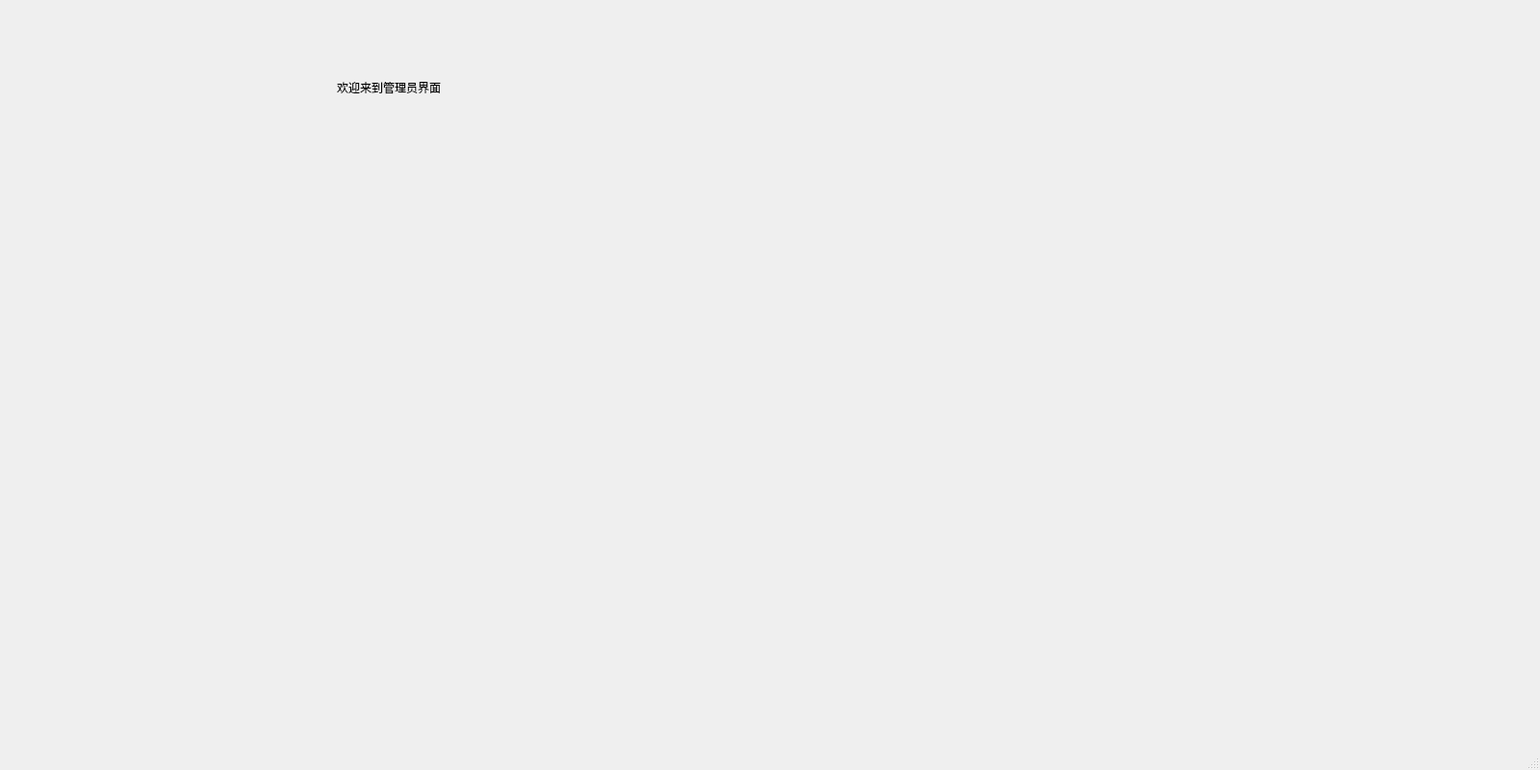
<?xml version="1.0" encoding="UTF-8"?>
<ui version="4.0">
 <class>adminHomeWindow</class>
 <widget class="QMainWindow" name="adminHomeWindow">
  <property name="geometry">
   <rect>
    <x>0</x>
    <y>0</y>
    <width>1600</width>
    <height>800</height>
   </rect>
  </property>
  <property name="windowTitle">
   <string>MainWindow</string>
  </property>
  <widget class="QWidget" name="centralwidget">
   <widget class="QLabel" name="label">
    <property name="geometry">
     <rect>
      <x>0</x>
      <y>8</y>
      <width>1131</width>
      <height>741</height>
     </rect>
    </property>
    <property name="text">
     <string/>
    </property>
   </widget>
   <widget class="QLabel" name="label_2">
    <property name="geometry">
     <rect>
      <x>350</x>
      <y>40</y>
      <width>501</width>
      <height>101</height>
     </rect>
    </property>
    <property name="styleSheet">
     <string notr="true">font: 30pt &quot;千图笔锋手写体&quot;;
background-color: rgba(255, 255, 255, 0);</string>
    </property>
    <property name="text">
     <string>欢迎来到管理员界面</string>
    </property>
   </widget>
  </widget>
  <widget class="QMenuBar" name="menubar">
   <property name="geometry">
    <rect>
     <x>0</x>
     <y>0</y>
     <width>1600</width>
     <height>18</height>
    </rect>
   </property>
  </widget>
  <widget class="QStatusBar" name="statusbar"/>
 </widget>
 <resources/>
 <connections/>
</ui>
